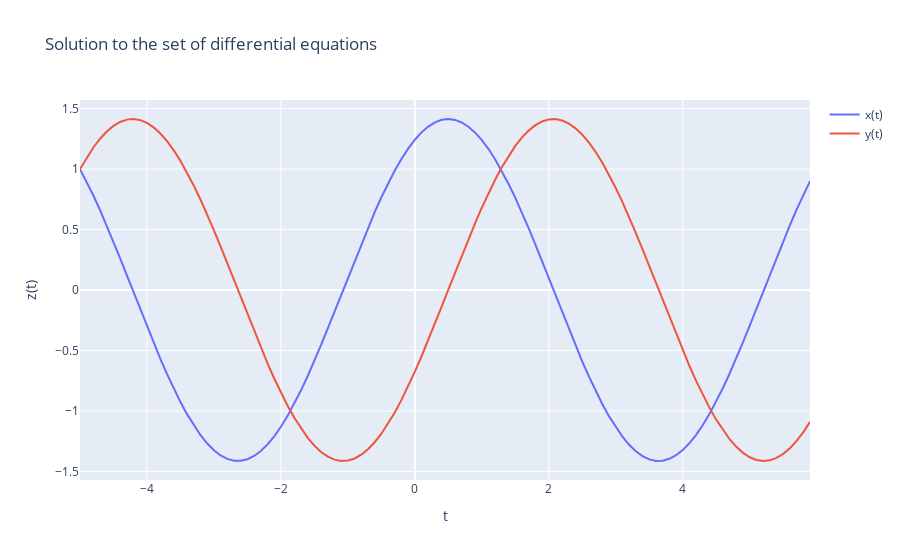

Here is the notebook cell this chart was saved with:
### Code cell
# Plot the data:
x_data = z[:, 0]
y_data = z[:, 1]

# Plot
trace1 = go.Scatter(x=t, y=x_data, name='x(t)')
trace2 = go.Scatter(x=t, y=y_data, name='y(t)')

data = [trace1, trace2]

layout = go.Layout(title='Solution to the set of differential equations', xaxis_title = 't', yaxis_title = 'z(t)')
figure = go.Figure(data=data, layout=layout)
py.iplot(figure)
